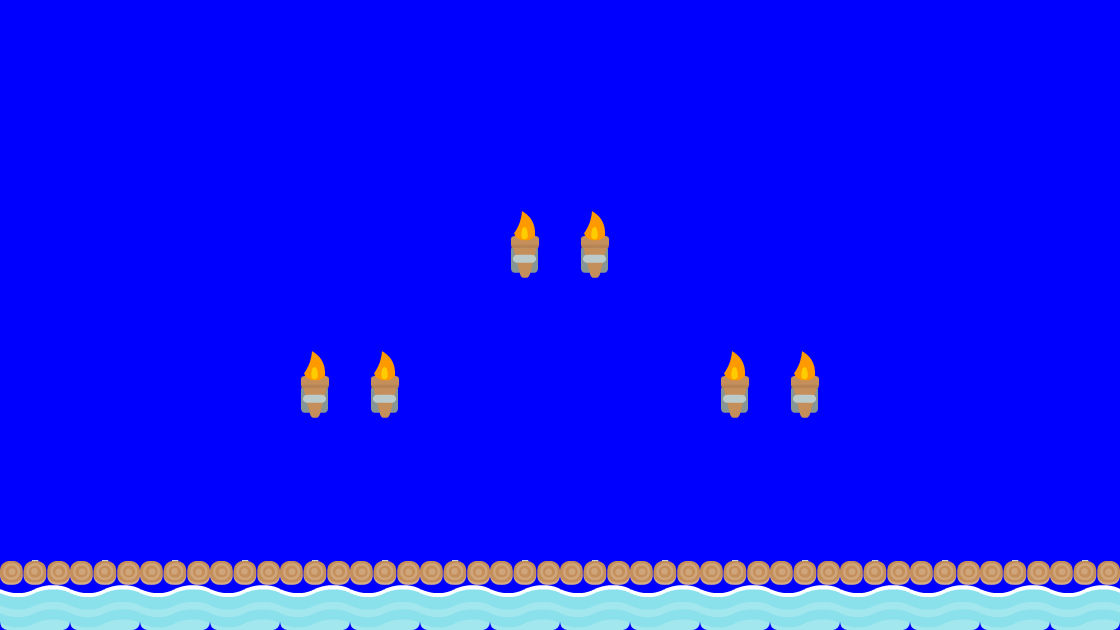

This is a level from a 2D game, rendered from its Tiled map with the project's own tilesets. A one-line summary and the map file follow, with tile-layer data summarised:
An orthogonal 16x9 tile map with 70x70 px tiles, 3 tile layers (background, collision, background2), 2 tilesets and 4 objects (EnemyBase, PlayerBase).

<map version="1.0" orientation="orthogonal" renderorder="right-down" width="16" height="9" tilewidth="70" tileheight="70" backgroundcolor="#0000ff">
 <tileset firstgid="1" name="background-tiles" tilewidth="70" tileheight="70">
  <image source="../img/background-tiles.png" width="910" height="910" />
 </tileset>
 <tileset firstgid="170" name="meta-tiles" tilewidth="70" tileheight="70">
  <image source="../img/meta-tiles.png" width="350" height="70" />
  <tile id="1">
   <properties>
    <property name="type" value="islope" />
   </properties>
  </tile>
  <tile id="2">
   <properties>
    <property name="type" value="mslope" />
   </properties>
  </tile>
  <tile id="3">
   <properties>
    <property name="type" value="rslope" />
   </properties>
  </tile>
  <tile id="4">
   <properties>
    <property name="type" value="solid" />
   </properties>
  </tile>
 </tileset>
 <objectgroup name="Base Entity" opacity="0">
  <object name="EnemyBase" x="910.666" y="421.333" width="70.6667" height="137.333" />
  <object x="165.333" y="484" width="2.66667" />
  <object name="PlayerBase" x="142.666" y="421.333" width="65.3333" height="137.333" />
  <object x="926.667" y="469.333" width="1.33333" />
 </objectgroup>
 <layer name="background" width="16" height="9">
  <data>[144 cells, 22 non-empty, 2 distinct tile ids]</data>
 </layer>
 <layer name="collision" width="16" height="9" opacity="0">
  <data>[144 cells, 16 non-empty, 1 distinct tile ids]</data>
 </layer>
 <layer name="background2" width="16" height="9">
  <data>[144 cells, 16 non-empty, 1 distinct tile ids]</data>
 </layer>
</map>
